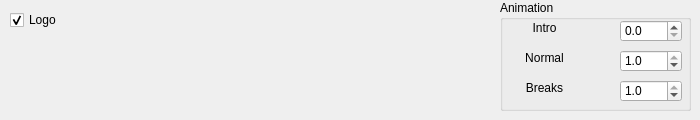
   <widget class="QWidget" name="tab_20">
    <attribute name="title">
     <string>Logo</string>
    </attribute>
    <widget class="QCheckBox" name="drawspectrum">
     <property name="geometry">
      <rect>
       <x>10</x>
       <y>10</y>
       <width>51</width>
       <height>20</height>
      </rect>
     </property>
     <property name="text">
      <string>Logo</string>
     </property>
     <property name="checked">
      <bool>true</bool>
     </property>
    </widget>
    <widget class="QGroupBox" name="groupBox_5">
     <property name="geometry">
      <rect>
       <x>500</x>
       <y>0</y>
       <width>191</width>
       <height>111</height>
      </rect>
     </property>
     <property name="title">
      <string>Animation</string>
     </property>
     <widget class="QDoubleSpinBox" name="drawspectrumintro">
      <property name="geometry">
       <rect>
        <x>120</x>
        <y>20</y>
        <width>62</width>
        <height>22</height>
       </rect>
      </property>
      <property name="decimals">
       <number>1</number>
      </property>
      <property name="maximum">
       <double>1.000000000000000</double>
      </property>
      <property name="singleStep">
       <double>0.100000000000000</double>
      </property>
     </widget>
     <widget class="QDoubleSpinBox" name="drawspectrumnormal">
      <property name="geometry">
       <rect>
        <x>120</x>
        <y>50</y>
        <width>62</width>
        <height>22</height>
       </rect>
      </property>
      <property name="decimals">
       <number>1</number>
      </property>
      <property name="maximum">
       <double>1.000000000000000</double>
      </property>
      <property name="singleStep">
       <double>0.100000000000000</double>
      </property>
      <property name="value">
       <double>1.000000000000000</double>
      </property>
     </widget>
     <widget class="QDoubleSpinBox" name="drawspectrumbreaks">
      <property name="geometry">
       <rect>
        <x>120</x>
        <y>80</y>
        <width>62</width>
        <height>22</height>
       </rect>
      </property>
      <property name="decimals">
       <number>1</number>
      </property>
      <property name="maximum">
       <double>1.000000000000000</double>
      </property>
      <property name="singleStep">
       <double>0.100000000000000</double>
      </property>
      <property name="value">
       <double>1.000000000000000</double>
      </property>
     </widget>
     <widget class="QLabel" name="label_60">
      <property name="geometry">
       <rect>
        <x>20</x>
        <y>50</y>
        <width>49</width>
        <height>16</height>
       </rect>
      </property>
      <property name="text">
       <string>Normal</string>
      </property>
      <property name="alignment">
       <set>Qt::AlignCenter</set>
      </property>
     </widget>
     <widget class="QLabel" name="label_61">
      <property name="geometry">
       <rect>
        <x>20</x>
        <y>20</y>
        <width>49</width>
        <height>16</height>
       </rect>
      </property>
      <property name="text">
       <string>Intro</string>
      </property>
      <property name="alignment">
       <set>Qt::AlignCenter</set>
      </property>
     </widget>
     <widget class="QLabel" name="label_72">
      <property name="geometry">
       <rect>
        <x>20</x>
        <y>80</y>
        <width>49</width>
        <height>16</height>
       </rect>
      </property>
      <property name="text">
       <string>Breaks</string>
      </property>
      <property name="alignment">
       <set>Qt::AlignCenter</set>
      </property>
     </widget>
    </widget>
   </widget>
